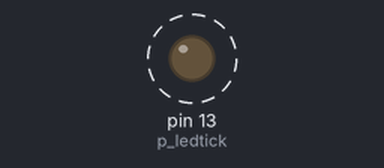
Recording of a sketch running on a simulated Arduino Uno, built with avr-gcc and run on an emulated ATmega328P. Shown: output pins drawn as LEDs (lit = HIGH). Dashed ring = blinking. What the sketch prints to the serial monitor is not drawn.

Above: at 0.5 s.
Timing chart, 0 to 4.6 s (numbered marks = the images above):
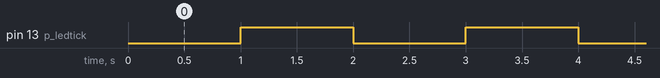

The sketch:

led.ino
```cpp
#define p_ledtick 13

void setup()
{
  Serial.begin(115200);
  pinMode(p_ledtick, OUTPUT);
}


int ledState = LOW;
unsigned long previousMillis = 0;
const long interval = 1000;
void loop()
{
  unsigned long currentMillis = millis();
  if (currentMillis - previousMillis >= interval)
  {
    previousMillis = currentMillis;

    if (ledState) ledState = LOW;
    else ledState = HIGH;

    Serial.println(ledState);
    digitalWrite(p_ledtick, ledState);
  }
}
```

Measured:
- by itself, pin 13 (p_ledtick): alternates HIGH for 1.0 s and LOW for 1.0 s
